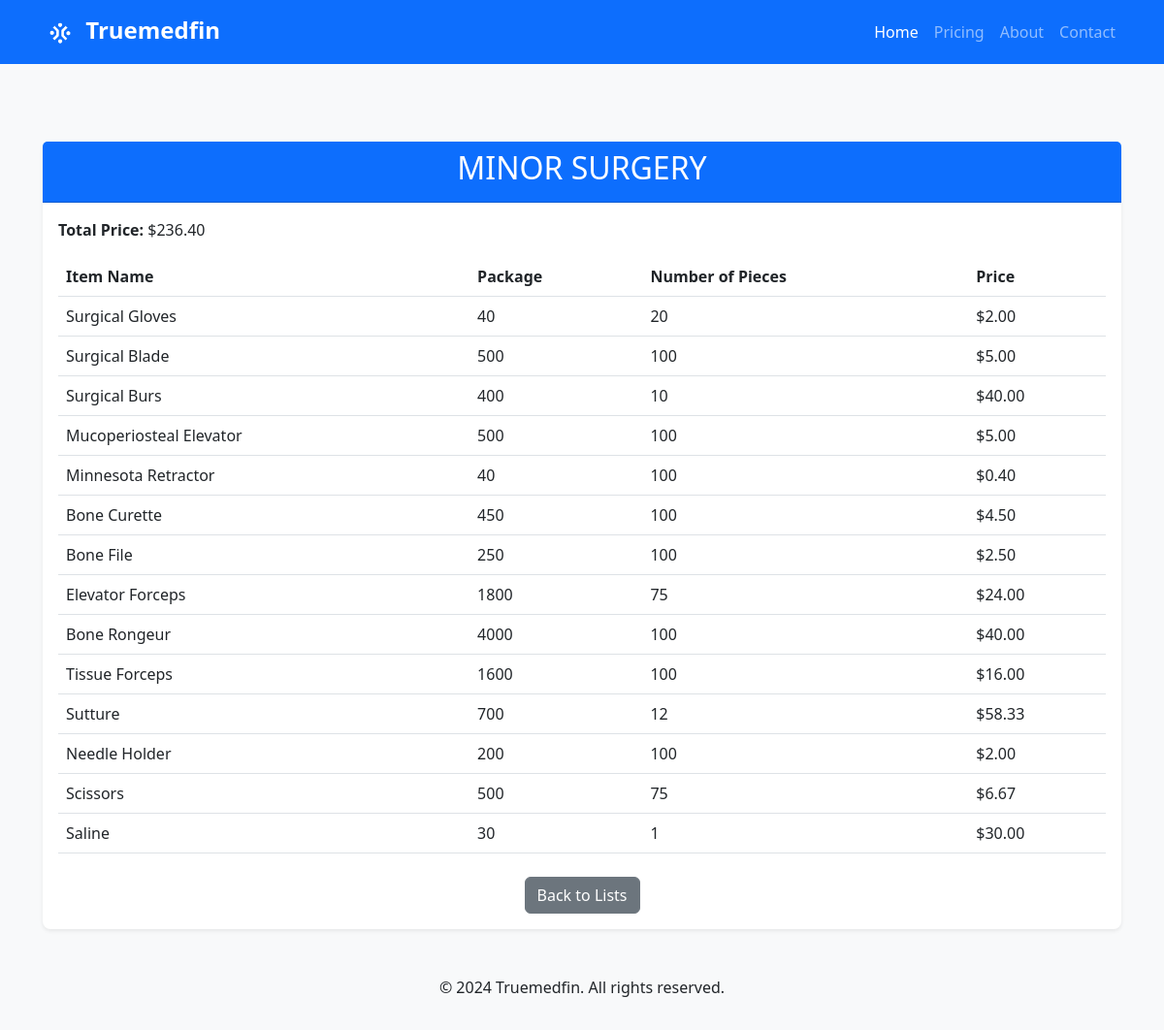
The page /pricing/lists/8/ on the database its author committed.
### dashboard/models.py (models this page shows, shortened)
class List(models.Model):
    name = models.CharField(max_length=100)
    items = models.ManyToManyField(Item)
    def list_price(self):
        items = self.items.all()
        return sum(item.price() for item in items)

class Item(models.Model):
    name = models.CharField(max_length=100)
    package = models.IntegerField()
    number_of_pieces = models.IntegerField()
    def price(self):
        if self.number_of_pieces == 0 or self.package == 0:
            return 0
        return self.package / self.number_of_pieces

### dashboard/views.py (the view)
# urls.py: path('lists/<int:list_id>/', list_detail_view, name='list_detail'),
def list_detail_view(request, list_id):
        list_obj = get_object_or_404(List, id=list_id)
        return render(request, 'list_details.html', {'list': list_obj})

### templates/list_details.html
{% extends "base.html" %} {% block title %}{{ list.name }} Details{% endblock %} {% block content %}
<div class="container mt-5">
    <div class="card shadow-sm">
        <div class="card-header bg-primary text-white">
            <h2 class="text-center">{{ list.name }}</h2>
        </div>
        <div class="card-body">
            <p><strong>Total Price:</strong> ${{ list.list_price|floatformat:2 }}</p>
            <table class="table table-hover">
                <thead>
                    <tr>
                        <th>Item Name</th>
                        <th>Package</th>
                        <th>Number of Pieces</th>
                        <th>Price</th>
                    </tr>
                </thead>
                <tbody>
                    {% for item in list.items.all %}
                    <tr>
                        <td>{{ item.name }}</td>
                        <td>{{ item.package }}</td>
                        <td>{{ item.number_of_pieces }}</td>
                        <td>${{ item.price|floatformat:2 }}</td>
                    </tr>
                    {% endfor %}
                </tbody>
            </table>
            <div class="text-center mt-4">
                <a href="{% url 'lists' %}" class="btn btn-secondary">Back to Lists</a>
            </div>
        </div>
    </div>
</div>
{% endblock %}

### templates/base.html (style rules this page uses)
body { background-color: #f8f9fa; }
.card { border: none; border-radius: 0.5rem; box-shadow: 0 0 1rem rgba(0, 0, 0, 0.1); }

### rows shown on the page
List: name "MINOR SURGERY", list_price "236.40"
Item: name "Surgical Gloves", package "40", number_of_pieces "20", price "2.00"
Item: name "Surgical Blade", package "500", number_of_pieces "100", price "5.00"
Item: name "Surgical Burs", package "400", number_of_pieces "10", price "40.00"
Item: name "Mucoperiosteal Elevator", package "500", number_of_pieces "100", price "5.00"
Item: name "Minnesota Retractor", package "40", number_of_pieces "100", price "0.40"
Item: name "Bone Curette", package "450", number_of_pieces "100", price "4.50"
Item: name "Bone File", package "250", number_of_pieces "100", price "2.50"
Item: name "Elevator Forceps", package "1800", number_of_pieces "75", price "24.00"
Item: name "Bone Rongeur", package "4000", number_of_pieces "100", price "40.00"
Item: name "Tissue Forceps", package "1600", number_of_pieces "100", price "16.00"
Item: name "Sutture", package "700", number_of_pieces "12", price "58.33"
Item: name "Needle Holder", package "200", number_of_pieces "100", price "2.00"
Item: name "Scissors", package "500", number_of_pieces "75", price "6.67"
Item: name "Saline", package "30", number_of_pieces "1", price "30.00"
